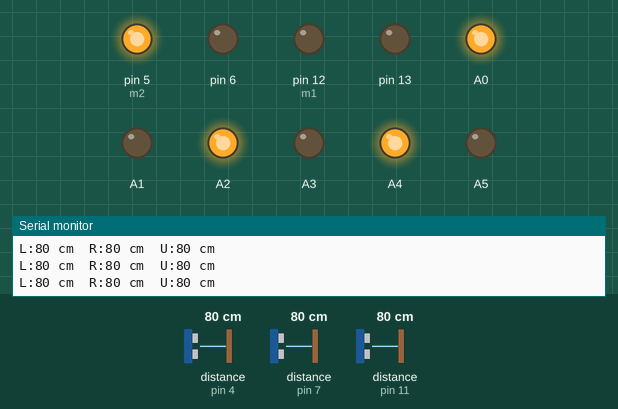
Simulated run of this sketch. Board: Arduino Uno, built with avr-gcc and run on an emulated ATmega328P. Parts: output pins drawn as LEDs (lit = HIGH), the last lines printed to the serial monitor. Inputs (shaded band) come from the test bench; at power-on: distance to the obstacle (sensors on pin 4, pin 11, pin 7) 80 cm. The echo pulse lasts 58.3 µs per cm.

Above: at 1.2 s.
1.3 s: distance to the obstacle (sensor on pin 4) set to 23 cm
2.8 s: distance to the obstacle (sensor on pin 4) set to 19 cm
At 4.1 s:
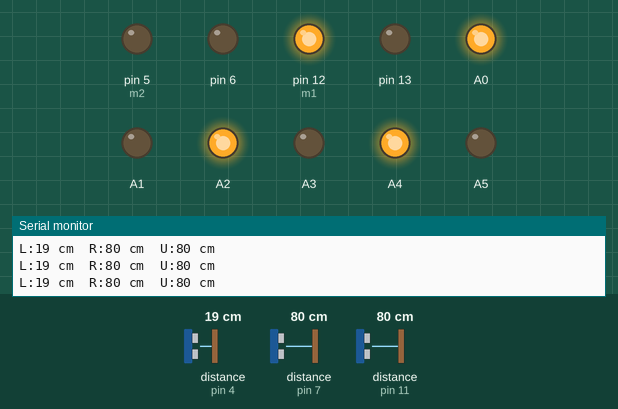
4.4 s: distance to the obstacle (sensor on pin 11) set to 10 cm
5.9 s: distance to the obstacle (sensor on pin 11) set to 7 cm
At 6.5 s:
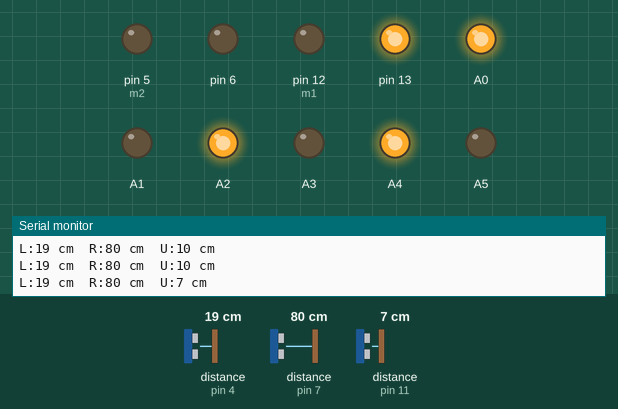
Timing chart, 0 to 8.5 s (numbered marks = the images above; inputs shaded):
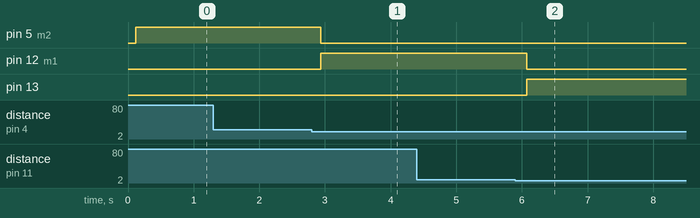

Measured:
- the behaviour switches between 21 and 20 cm on distance to the obstacle (sensor on pin 4) (found by bisection; images 0 and 1)
- the behaviour switches between 9 and 8 cm on distance to the obstacle (sensor on pin 11) (found by bisection; images 1 and 2)
- after the input at 2.8 s, pin 5 (m2): HIGH → LOW after 0.14 s; pin 12 (m1): LOW → HIGH after 0.14 s
- after the input at 5.9 s, pin 12 (m1): HIGH → LOW after 0.17 s; pin 13: LOW → HIGH after 0.17 s

The sketch:

Wall_follower.ino
```cpp
#include <Ultrasonic.h>
#define m1 12
#define m2 5
#define pwmval 64
Ultrasonic u(10,11);          //(Trig PIN,Echo PIN)
Ultrasonic l(3,4);
Ultrasonic r(2,7);
//Ultrasonic b(3,4);

int *ar; int top=0;
void setup() {
  // put your setup code here, to run once:
  Serial.begin(9600);
  pinMode(m1,OUTPUT); pinMode(m1+1,OUTPUT);
  pinMode(m2,OUTPUT); pinMode(m2+1,OUTPUT);
  analogWrite(A0,255);analogWrite(A1,0);analogWrite(A2,255);analogWrite(A3,0);analogWrite(A4,255);analogWrite(A5,0);
  ar = (int*) malloc(10*sizeof(int));
}
int str(){
  digitalWrite(m1,HIGH);  digitalWrite(m1+1,LOW);
  digitalWrite(m2,HIGH);  digitalWrite(m2+1,LOW);
  delay(20);
  *(ar + top) = 0;                                   //Forward is 0
  return 3;
}
int right(){
  analogWrite(m1,pwmval);  digitalWrite(m1+1,LOW);
  analogWrite(m2,pwmval);  digitalWrite(m2+1,LOW);
  delay(20);
  return 1;
}
int sright(){
  digitalWrite(m1,HIGH);  digitalWrite(m1+1,LOW);
  digitalWrite(m2,LOW);  digitalWrite(m2+1,LOW);
  delay(20);
  *(ar + top) = 1;
  return -1;                                          //Sharp Right = 1
}
int left(){
  analogWrite(m1,LOW);  analogWrite(m1+1,pwmval);
  digitalWrite(m2,LOW); analogWrite(m2+1,pwmval);
  delay(20);
  return 2;
}
int sleft(){
  digitalWrite(m1,LOW);  digitalWrite(m1+1,LOW);
  digitalWrite(m2,HIGH); digitalWrite(m2+1,LOW);
  delay(20);
  *(ar + top) = 2;
  return -2;                                          //Sharp Left = 2
}
int check(int a, int b){
  if(a==b) return 1;
  else if(a>b) return 2;
  else return 3;
}
int ur,lr,rr;//,br;
void loop(){
  // put your main code here, to run repeatedly
  ur = u.Ranging(CM);
  lr = l.Ranging(CM);
  rr = r.Ranging(CM);delay(100);
  //br = b.Ranging(CM);delay(100);
  ar = realloc(ar,1); top++;        //allocating and increasing index
  Serial.print("\nL:"); Serial.print(lr); Serial.print(" cm" );
  Serial.print("\tR:"); Serial.print(rr); Serial.print(" cm" );
  Serial.print("\tU:"); Serial.print(ur); Serial.print(" cm" );
  //Serial.print("\tB:"); Serial.print(br); Serial.print(" cm" );
  if(ur>8){                            //All forward cases
    if(lr>20){                          //All forward left turn cases
      if(rr>20){                        //T-Junction case
      sleft();                          //Priority of taking left
      *(ar+top) = *(ar+top) + 4;      //To make a node of identifying junction cases
      }
      else sleft();                  //Sharp left case
    }
    else if(rr>20) sright();                   //sharp right case
    else{
      if(rr==0&&1==check(rr,lr)){         //Final case
        digitalWrite(m1,LOW);  digitalWrite(m1+1,LOW);
        digitalWrite(m2,LOW);  digitalWrite(m2+1,LOW);
      }
      else{
        Serial.print("\tC:"); Serial.print(check(rr,lr));
        switch(check(rr,lr)){
          case 1: str(); break;
          case 2: left; break;
          case 3: right(); break;
        }
      }
    }
  }
  else{                                  //Backward cases
    int prev;                            // temp value to store the previous direction
    while(*(ar+top)<4){                 //Looping till the junction is found
      while(lr!=0||rr!=0){                                 //To move backwards till back is found
        digitalWrite(m1,LOW);  digitalWrite(m1+1,HIGH);
        digitalWrite(m2,LOW);  digitalWrite(m2+1,LOW);
        delay(20);
        int *temp;temp=ar+top;free(temp);top--;            //clearing the forward values
      }
      if(lr>20){                       //Backwards left = rev left
         digitalWrite(m1,LOW);  digitalWrite(m1+1,LOW);
         digitalWrite(m2,LOW);  digitalWrite(m2+1,HIGH);
         int *temp;temp=ar+top;prev=*(temp);free(temp);top--;            //clearing the left value
      }
      else{                            //Backwards right = rev right
         digitalWrite(m1,LOW);  digitalWrite(m1+1,HIGH);
         digitalWrite(m2,LOW);  digitalWrite(m2+1,LOW);
           int *temp;temp=ar+top;prev=*(temp);free (temp);top--;            //clearing the right value
      }
    }
    ar = realloc(ar,1); top++;
    if(prev==2) sleft();                                              //Have to right if turning left was wrong
    else sright();
    }

  }
```
